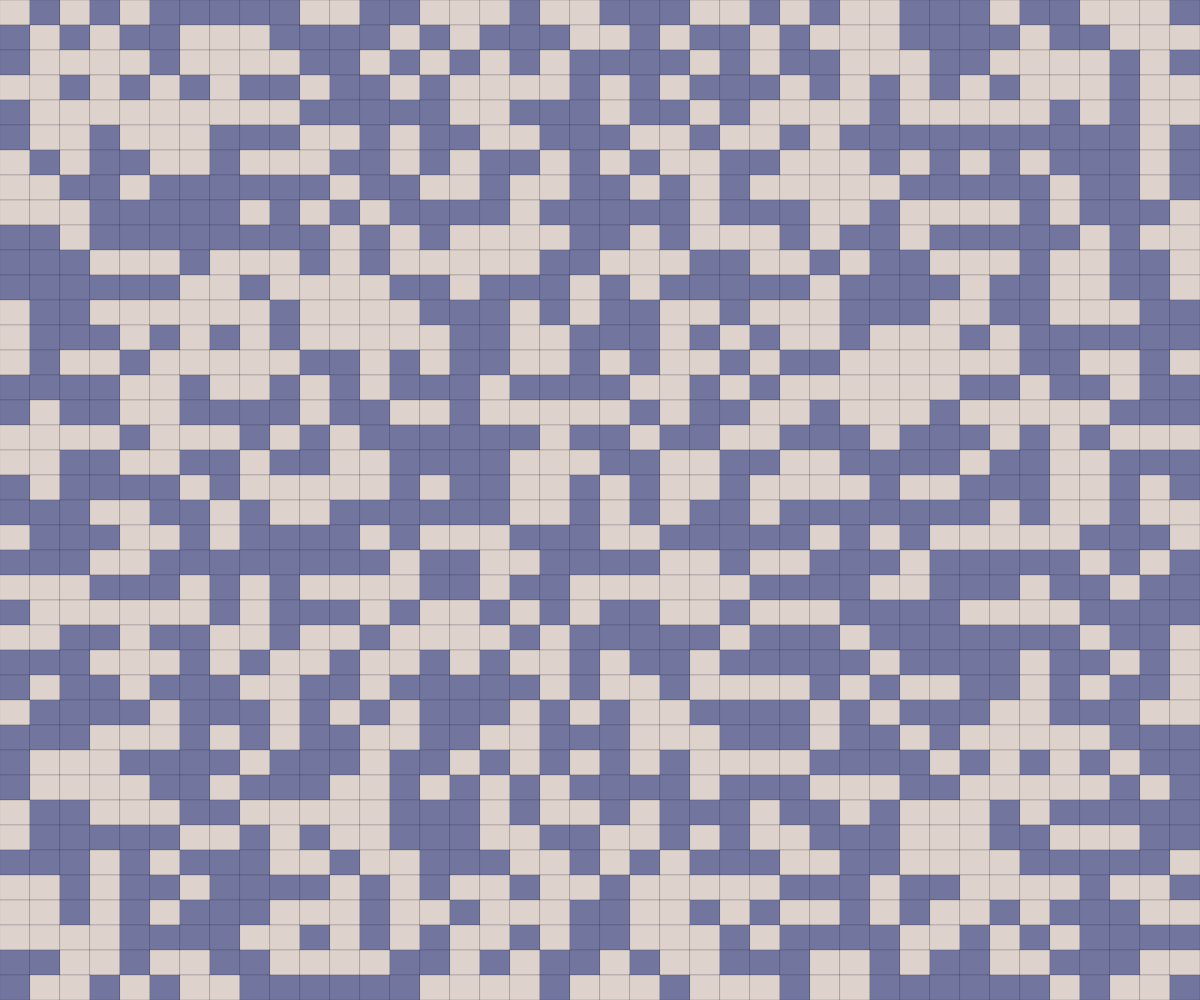
Frame 1 (no input)
Frame 60 (no input): identical to frame 1, image omitted
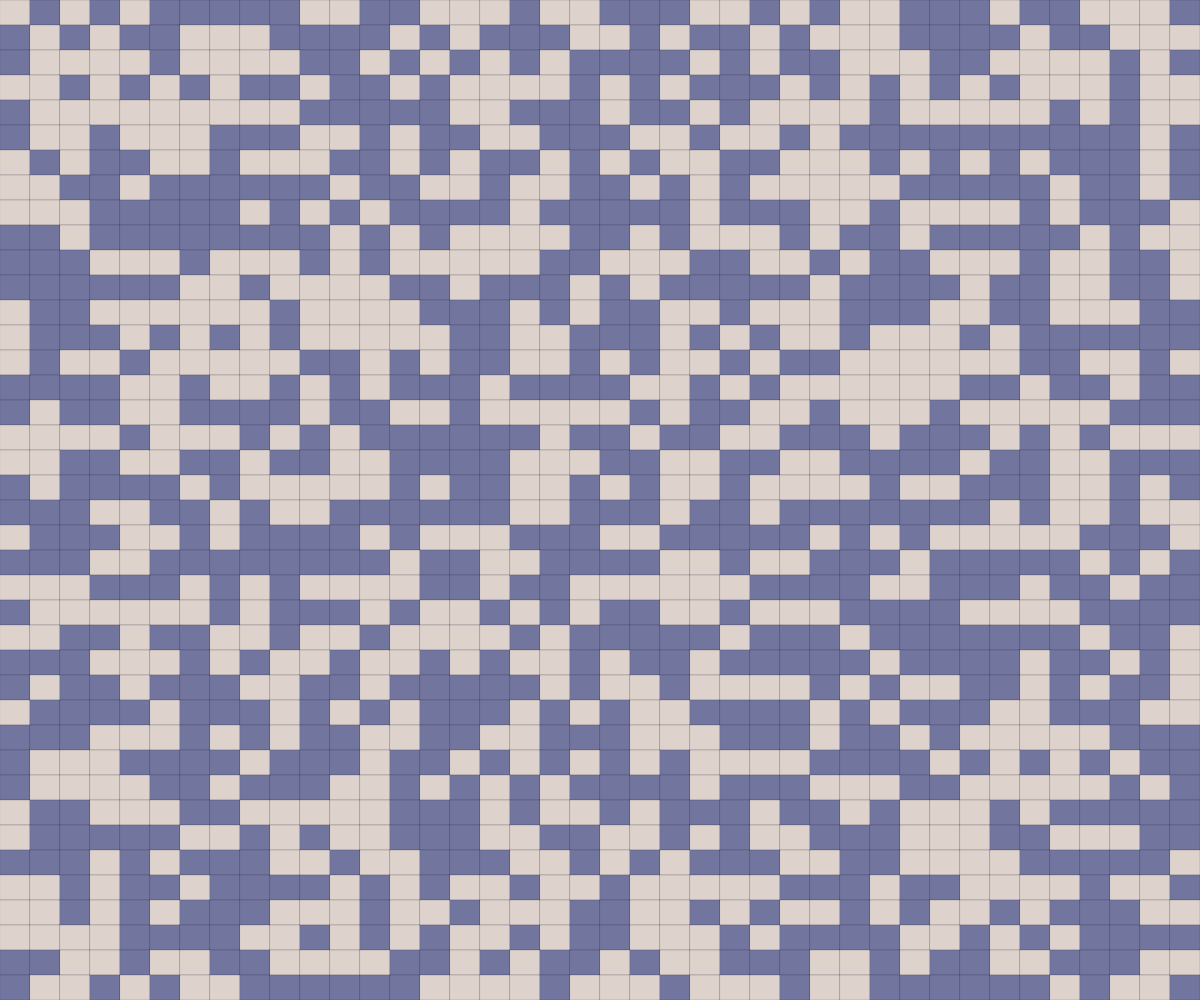
Frame 120 (the mouse pressed at the canvas centre since frame 60)

The p5.js sketch that drew these frames (run headless with seeded random() and noise() and a simulated clock; from frame 60 on, the mouse is pressed at the canvas centre):

// p5.js sketch
// ── sketch.js
// Creating Conway's Game of Life - in-class demo
// Started: Wednesday, September 30th

let grid;
let cellWidth, cellHeight;

const GRIDSIZE = 40;

let autoPlay = false;

function setup() {
  createCanvas(windowWidth, windowHeight);
  grid = generateRandomGrid(GRIDSIZE);
  strokeWeight(0.2);
  stroke("#232433");

  cellWidth = width / grid[0].length;
  cellHeight = height / grid.length;
}

function draw() {
  background(170);

  // if you want it to "take turns" automatically
  if (autoPlay) {
    if (frameCount % 10 === 0) {
      takeNextTurn();
    }
  }

  drawGrid();
}

function generateRandomGrid(gridSize) {
  //local variable: grid
  let grid = [];
  for (let i=0; i<gridSize; i++) {
    grid.push([]);
    for (let j=0; j<gridSize; j++) {
      if (random(100) < 50){
        grid[i].push(1);
      }
      else {
        grid[i].push(0);
      }
    }
  }
  return grid;
}

function generateEmptyGrid(gridSize) {
  //local variable: grid
  let grid = [];
  for (let i=0; i<gridSize; i++) {
    grid.push([]);
    for (let j=0; j<gridSize; j++) {
      grid[i].push(0);
    }
  }
  return grid;
}

function keyPressed() {
  if (key === "r") { //r for random
    grid = generateRandomGrid(GRIDSIZE);
  }
  if (key === " ") {
    takeNextTurn();
  }
  if (key === "c") { //c for clear
    grid = generateEmptyGrid(GRIDSIZE);
  }
  if (key === "a") { //a for autoplay
    autoPlay = !autoPlay;
  }
}

function takeNextTurn() {
  let nextTurn = generateEmptyGrid(GRIDSIZE);

  for (let y=0; y<GRIDSIZE; y++) {
    for (let x=0; x<GRIDSIZE; x++) {
      
      //count neighbours
      let neighbours = 0;
      for (let i=-1; i<=1; i++) {
        for (let j=-1; j<=1; j++) {
          if (y+i >= 0 && y+i < GRIDSIZE && x+j >= 0 && x+j < GRIDSIZE) {
            neighbours += grid[y+i][x+j];
          }
        }
      }

      //subtract self from neighbour ount
      neighbours -= grid[y][x];


      //apply the rules
      //only worry about when they are going to become alive in the nextTurn
      //as the nextTurn array is already all set to dead

      //if dead on current turn
      if (grid[y][x] === 0) {
        if (neighbours === 3) {
          nextTurn[y][x] = 1; //turn to alive
        }
      }

      //if alive on current turn
      if (grid[y][x] === 1) {
        if (neighbours === 2 || neighbours === 3) {
          nextTurn[y][x] = 1; //turn to alive
        }
      }      
    }
  }
  
  grid = nextTurn;
}

function mousePressed() {
  let cellY = floor(mouseY / cellHeight);
  let cellX = floor(mouseX / cellWidth);

  //change the colour of the grid
  toggleCell(cellX, cellY); //self
}

function toggleCell(cellX, cellY) {
  if (cellX >= 0 && cellX < GRIDSIZE && cellY >= 0 && cellY < GRIDSIZE) {
    if (grid[cellY][cellX] === 0) {
      grid[cellY][cellX] = 1;
    }
    else {
      grid[cellY][cellX] = 0;
    }
  }
}

function drawGrid() {
  for (let y=0; y<grid.length; y++) {
    for (let x=0; x<grid[y].length; x++) {
      if (grid[y][x] === 1) { 
        fill("#72759e");
      }
      else {
        fill("#ded3cc");
      }
      
      rect(x*cellWidth, y*cellHeight, cellWidth, cellHeight);
    }
  }
}
